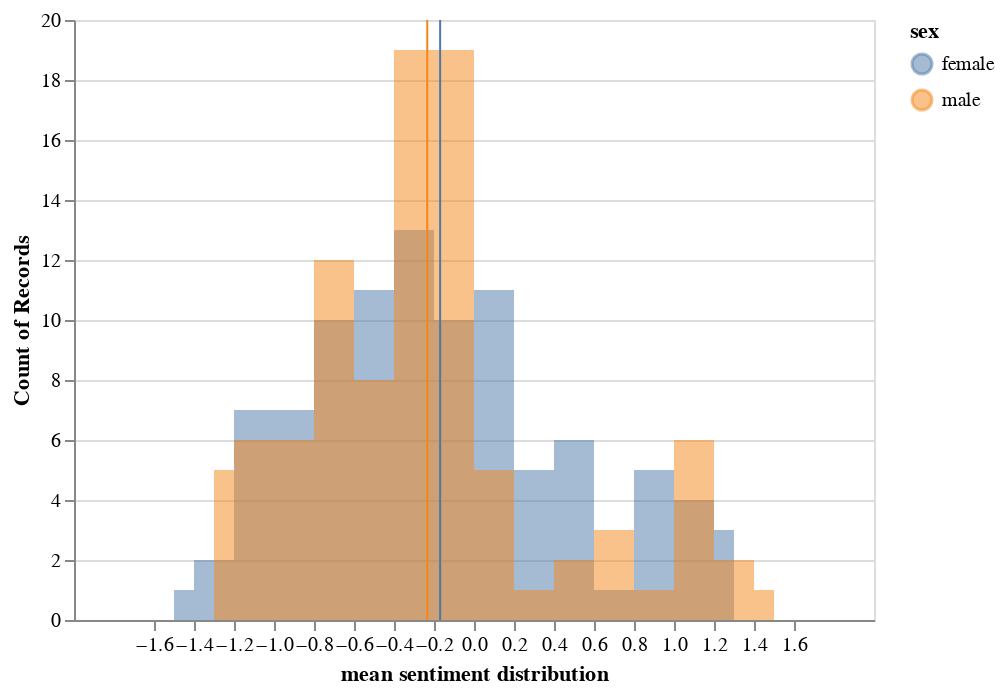

Notebook code for this chart:
### Markdown cell above
### Sentiment by sex

### Code cell
source = reg_free
hist_free_sex_com = alt.Chart(source).mark_area(
    opacity=0.5,
    interpolate='step'
).encode(
    alt.X('mean-compound:Q', bin=alt.Bin(maxbins=30), title='mean sentiment distribution'),
    alt.Y('count()',  stack=None),
    alt.Color('sex'))

rule = alt.Chart(source).mark_rule(color='red').encode(
    x=alt.X('mean-compound:Q', aggregate='mean'),
    color=alt.Color('sex'))

hist_free_sex_com = hist_free_sex_com + rule
hist_free_sex_com

### Figure 1 — Vega-Lite specification as saved in the notebook (floating-point values rounded to 4 significant figures; data arrays with more than 128 entries replaced by an {"elided": "..."} marker saying what was removed)
{"config": {"view": {"continuousWidth": 400, "continuousHeight": 300}}, "layer": [{"mark": {"type": "area", "interpolate": "step", "opacity": 0.5}, "encoding": {"color": {"type": "nominal", "field": "sex"}, "x": {"type": "quantitative", "bin": {"maxbins": 30}, "field": "mean-compound", "title": "mean sentiment distribution"}, "y": {"type": "quantitative", "aggregate": "count", "stack": null}}}, {"mark": {"type": "rule", "color": "red"}, "encoding": {"color": {"type": "nominal", "field": "sex"}, "x": {"type": "quantitative", "aggregate": "mean", "field": "mean-compound"}}}], "data": {"name": "data-49e7386179afb0376e965e3b44012dc1"}, "$schema": "https://vega.github.io/schema/vega-lite/v4.8.1.json", "datasets": {"data-49e7386179afb0376e965e3b44012dc1": {"elided": "192 records"}}}
